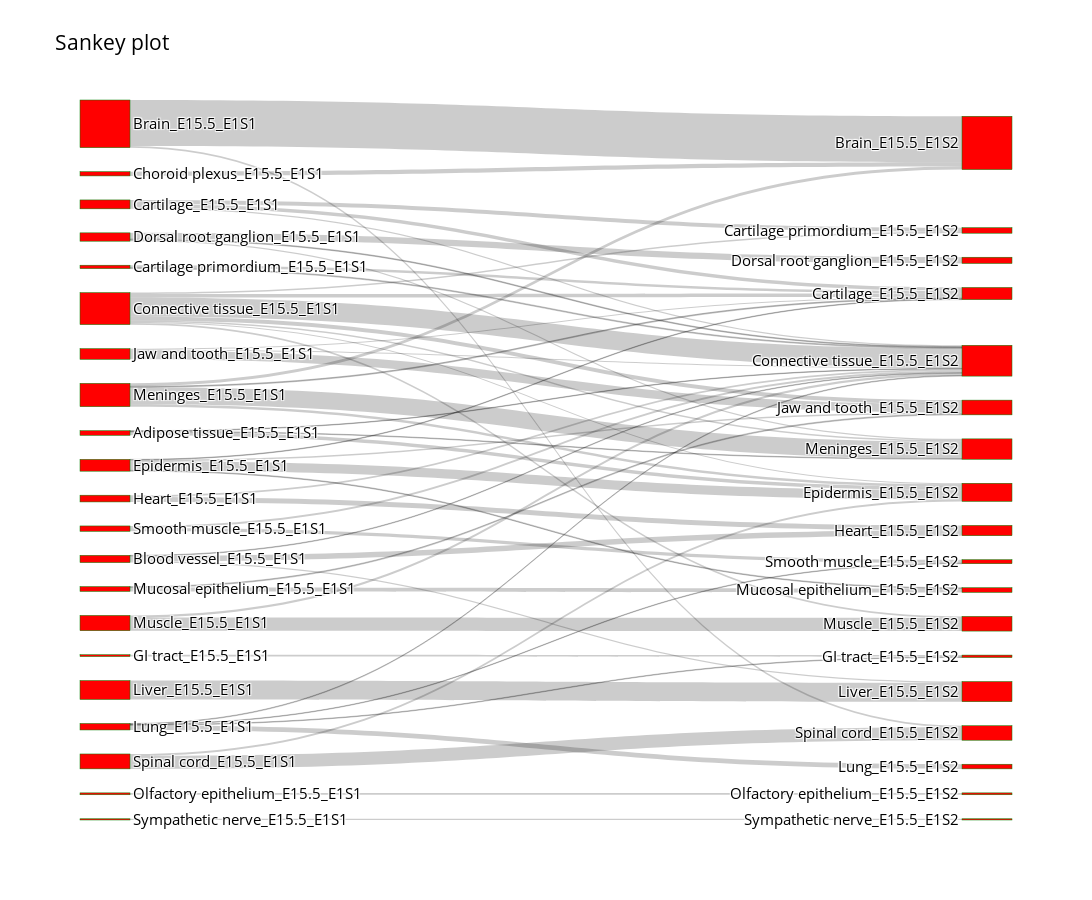

Notebook source saved alongside this figure:
### Code cell
Sankey(matching_table,prefix=['E15.5_E1S1','E15.5_E1S2'])

### Figure 1 — Plotly figure (JSON) as saved in the notebook; plotly's stock layout.template omitted (floating-point values rounded to 4 significant figures)
{"data": [{"link": {"source": [24, 27, 37, 25, 26, 28, 30, 33, 37, 25, 28, 21, 23, 25, 26, 28, 29, 32, 33, 36, 39, 42, 29, 21, 28, 30, 37, 43, 31, 36, 23, 32, 28, 30, 33, 38, 23, 35, 36, 21, 28, 29, 37, 30, 38, 28, 39, 40, 36, 42, 24, 43, 44], "target": [1, 1, 1, 2, 2, 2, 2, 2, 2, 3, 3, 5, 5, 5, 5, 5, 5, 5, 5, 5, 5, 5, 6, 7, 7, 7, 7, 7, 8, 8, 9, 9, 10, 10, 10, 10, 12, 12, 13, 14, 14, 14, 14, 15, 15, 16, 16, 17, 18, 18, 19, 19, 20], "value": [900, 83, 58, 67, 49, 69, 12, 23, 18, 81, 27, 11, 12, 26, 18, 370, 16, 35, 20, 13, 43, 38, 122, 68, 22, 178, 47, 39, 36, 12, 105, 97, 78, 26, 166, 18, 25, 369, 91, 12, 28, 25, 333, 15, 76, 31, 256, 37, 11, 67, 31, 252, 24]}, "node": {"color": "red", "label": ["Adrenal gland_E15.5_E1S2", "Brain_E15.5_E1S2", "Cartilage_E15.5_E1S2", "Cartilage primordium_E15.5_E1S2", "Choroid plexus_E15.5_E1S2", "Connective tissue_E15.5_E1S2", "Dorsal root ganglion_E15.5_E1S2", "Epidermis_E15.5_E1S2", "GI tract_E15.5_E1S2", "Heart_E15.5_E1S2", "Jaw and tooth_E15.5_E1S2", "Kidney_E15.5_E1S2", "Liver_E15.5_E1S2", "Lung_E15.5_E1S2", "Meninges_E15.5_E1S2", "Mucosal epithelium_E15.5_E1S2", "Muscle_E15.5_E1S2", "Olfactory epithelium_E15.5_E1S2", "Smooth muscle_E15.5_E1S2", "Spinal cord_E15.5_E1S2", "Sympathetic nerve_E15.5_E1S2", "Adipose tissue_E15.5_E1S1", "Adrenal gland_E15.5_E1S1", "Blood vessel_E15.5_E1S1", "Brain_E15.5_E1S1", "Cartilage_E15.5_E1S1", "Cartilage primordium_E15.5_E1S1", "Choroid plexus_E15.5_E1S1", "Connective tissue_E15.5_E1S1", "Dorsal root ganglion_E15.5_E1S1", "Epidermis_E15.5_E1S1", "GI tract_E15.5_E1S1", "Heart_E15.5_E1S1", "Jaw and tooth_E15.5_E1S1", "Kidney_E15.5_E1S1", "Liver_E15.5_E1S1", "Lung_E15.5_E1S1", "Meninges_E15.5_E1S1", "Mucosal epithelium_E15.5_E1S1", "Muscle_E15.5_E1S1", "Olfactory epithelium_E15.5_E1S1", "Pancreas_E15.5_E1S1", "Smooth muscle_E15.5_E1S1", "Spinal cord_E15.5_E1S1", "Sympathetic nerve_E15.5_E1S1"], "line": {"color": "green", "width": 0.5}, "pad": 50, "thickness": 50}, "type": "sankey"}], "layout": {"autosize": false, "font": {"color": "Black", "size": 15}, "height": 900, "title": {"text": "Sankey plot"}, "width": 1300}}
